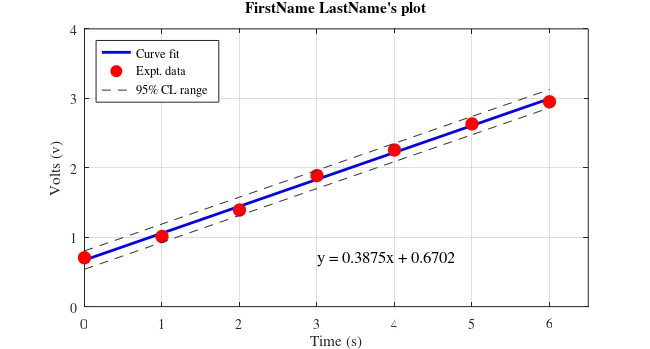
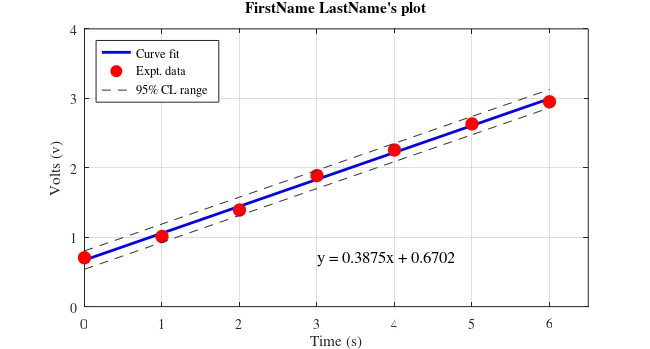

MATLAB code to generate these figures, in order:
% This script file creates a plot for the part-02 of the experiment - 01

% Date: August 05, 2019
% Dr. Vibhav Durgesh
% Rev - 0.0
%----END-----------------------------
clear all
close all
clc

x = [0.00 1.00 2.00 3.00 4.00 5.00 6.00];
y = [0.7036 1.0096 1.3907 1.8867 2.2557 2.6313 2.9504];
[p,s] = polyfit(x,y,1); % Curve fiting data with 1st order fit
xfit = x; % Generating x-data for curve fitting
yfit = polyval(p,xfit); % Using polyval function to generate curve fit
nu = s.df; % Getting degree of freedom for the curve fit
norm = s.normr; % Getting the norm of the curve fitting
syx = norm/sqrt(nu); % Calculating standard error of fit
slp = p(1); % Slope from curve fit
incpt = p(2); % Intercept from curve fit
% Generating figure with specific size
figure (1)
set(gcf,'unit','inches','position',[0.50 0.50, 6.50 3.50],...
    'defaultaxesfontsize',10,'defaultaxesfontname','times');
% Plotting data
plot(xfit,yfit,'b-','linewidth',2); hold on
plot(x,y,'ro','markersize',9,'markerfacecolor','r');
xlabel('Time (s)')
ylabel('Volts (v)')
ylim([0 4])
xlim([0 6.5])
grid on
% Now adding 95% confidence level in the plot
t_nuP = 2.571; % Value read from t-student's table
y_cl_low = yfit - t_nuP*syx; % Using regression analysis negative bound on curve fit
y_cl_up = yfit + t_nuP*syx; % Positive bound on curve fit

plot(xfit ,y_cl_low, '--', 'color', [0.2 0.2 0.2], 'HandleVisibility','off');
plot(xfit,y_cl_up,'--','color',[0.2 0.2 0.2]);

% Writing the curve fit equation on the graph
curvefitEq = sprintf('y = %2.4fx + %2.4f',slp,incpt);% Using sprintf to create string for equation
text(3,0.7,curvefitEq,'fontsize',12,'fontname','times'); % Writing curve fit equation at known location

sa1 = syx*sqrt(1/sum((x - mean(x)).^2));

legend('Curve fit','Expt. data','95% CL range','location','Northwest')
title('FirstName LastName''s plot')
% Saving the files in png and pdf format
figName = ('../Figures/FirstName_LastName_ExptNo01_PartB');
set(gcf,'PaperPositionMode','auto')
print(figName,'-dpng','-r600')
set(gcf,'PaperUnits','inches','Units','inches');
figpos = get(gcf, 'Position');
set(gcf, 'PaperSize', figpos(3:4),'Units','inches');
print(figName,'-dpdf','-r600') 
